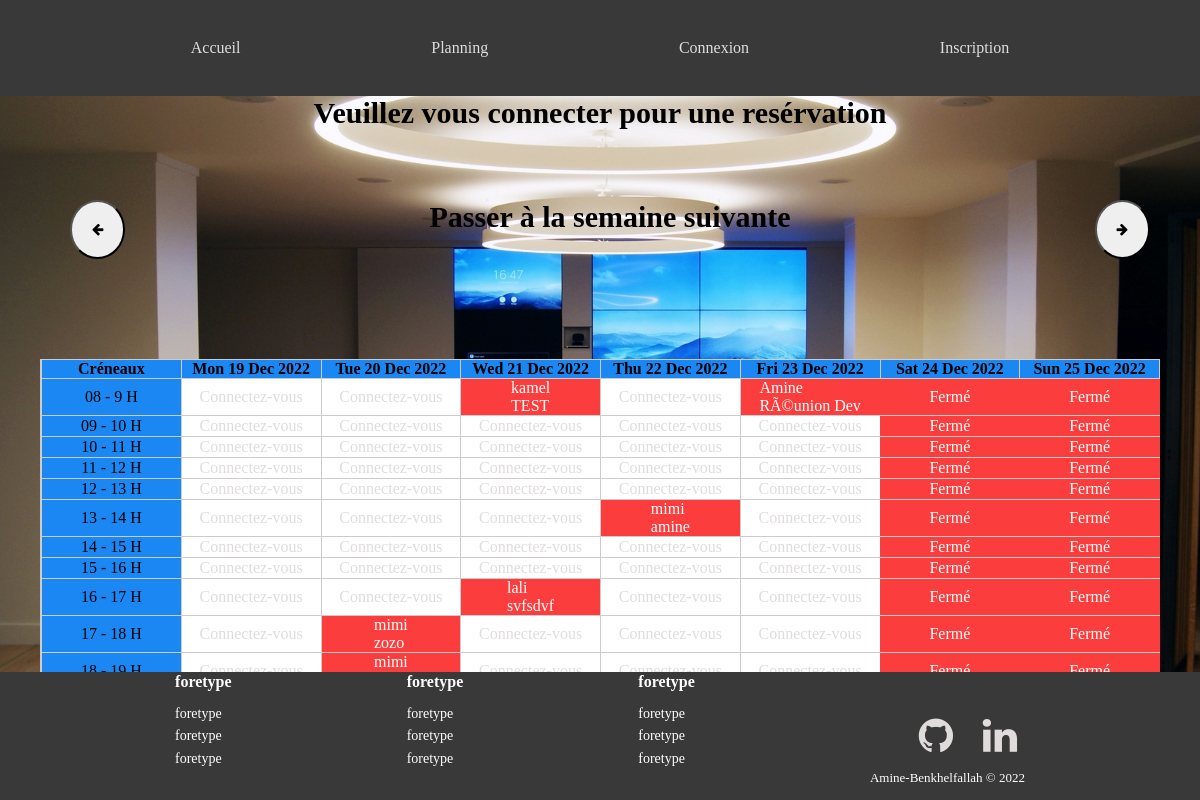
The app's page /planning.php with its own data.
### tables this page shows
CREATE TABLE IF NOT EXISTS `reservations` (
  `id` int(11) NOT NULL AUTO_INCREMENT,
  `titre` varchar(255) NOT NULL,
  `description` text NOT NULL,
  `debut` datetime NOT NULL,
  `fin` datetime NOT NULL,
  `id_utilisateur` int(11) NOT NULL,
  PRIMARY KEY (`id`)
);

CREATE TABLE IF NOT EXISTS `utilisateurs` (
  `id` int(11) NOT NULL AUTO_INCREMENT,
  `login` varchar(255) NOT NULL,
  `password` varchar(255) NOT NULL,
  PRIMARY KEY (`id`)
);

### planning-form.php (the view, shortened to what this page needs)
<?php
include 'connect.php';
$request_events = "SELECT reservations.id, reservations.titre, reservations.debut, reservations.fin, reservations.id_utilisateur, utilisateurs.id, utilisateurs.login
FROM reservations
INNER JOIN utilisateurs ON reservations.id_utilisateur = utilisateurs.id";
$query_events = $connect->query($request_events);
function jours_planning() {
$date = new DateTime("$_SESSION[date]"); new DateTimeZone("Europe/Paris");
                for($x = 0; $x < 7; $x++){
                    echo '<th>' . $date->format('D j M Y') . '</th>';
                    $date->modify("next day");
                }
}
function corps_planning($requete_events) {
    for($x = 0; $x < 11; $x++) {
        $date = new DateTime("$_SESSION[date] midnight + 8 hours + $x hours"); new DateTimeZone("Europe/Paris");
        echo '<tr>';
            echo '<td class="creneaux">' . $date->format('H') . ' - ' . ($date->format('H')+1) . ' H </td>';
                for($i = 0; $i < 7; $i++) {
                    echo '<td>';
                    $date_planning = $date->format('Y-m-d H');
                        $check = 1;
                        if($date->format('D')== 'Sat' || $date->format('D')== 'Sun') {
                            echo '<p class="closed"> Fermé</p>';
                            $check = 0;
                        }
                        for($j = 0; isset($requete_events[$j]); $j++){
                            $date_sql_debut = new DateTime($requete_events[$j][2]);
                            $date_sql_fin = new DateTime($requete_events[$j][3]);
                            $date_sql_fin -> modify('-1 hour');
                            if($date_planning >= $date_sql_debut->format('Y-m-d H') && $date_planning <= $date_sql_fin->format('Y-m-d H')) {
                                    $check = 0;
                                    if(isset($_SESSION['login'])) {
                                        echo '<a class="booked" href="reservation.php?id=' . $requete_events[$j][0] .'">';
                                        echo '<p class="booked">' . $requete_events[$j][6] . '<br>';
                                        echo $requete_events[$j][1] . '</p>';
                                        echo '</a>';
                                    }
                                    else {
                                        echo '<p class="booked">' . $requete_events[$j][6] . '<br>';
                                        echo $requete_events[$j][1] . '</p>';
                                    }
                            }
                        }
                         if($check == 1){
                            if(isset($_SESSION['login'])) {
                                $form_pre_rempli = str_split($date_planning, 10);
                                $form_date = $form_pre_rempli[0];
                                $form_heure = trim($form_pre_rempli[1]);
                                echo '<a class="bookable" href="reservation.php?date='.$form_date.'&heure='.$form_heure.'">';
                                echo '<p class="bookable"> <b> Réserver </b> </p>';
                                echo '</a>';
                            }
                            else {
                                echo '<a href="connexion.php">';
                                echo '<p class="bookable"> Connectez-vous </p>';
                                echo '</a>';
                            }
                         }
                    echo '</td>';
                    $date->modify('next day');
                }
        echo '</tr>';
    }
}
?>

### header.php (shortened to what this page needs)
<!DOCTYPE html>
<html lang="fr">
<head>
    <link rel="stylesheet" href="https://cdnjs.cloudflare.com/ajax/libs/font-awesome/4.7.0/css/font-awesome.min.css">
    <link rel="stylesheet" href="css/header.css">
</head>
<body>
    <header>
        <div class="container">
            <div class="flex">
                <?php
                    if (isset($_GET['deconnexion'])){
                        if($_GET['deconnexion']==true){
                            session_unset();
                            session_destroy();
                            header('Location: index.php');
                        }
                    }
                    else{
                        echo "<nav>
                        <ul class='a_head'>
                            <a href='index.php'>Accueil</a>
                            <a href='planning.php'>Planning</a>
                            <a href='connexion.php'>Connexion</a>
                            <a href='inscription.php'>Inscription</a>
                            </ul>";
                            echo "<div id='center'>
                            <h1>Veuillez vous connecter pour une resérvation</h1>
                            </div>";
                    }
                ?>
            </div>
        </div>
    </header>

### planning.php (shortened to what this page needs)
<?php include 'header.php' ?>
<?php include 'planning-form.php'?>
    <link href="header.css" rel = "stylesheet">
    <link rel="stylesheet" href="https://cdnjs.cloudflare.com/ajax/libs/font-awesome/4.7.0/css/font-awesome.min.css">
 <form method="get" id ="calendar">
    <button type="submit" name="previous_week" id="previous_week"> <i class="fa fa-arrow-left icon"></i> </i> </button>
    <H1>Passer à la semaine suivante</H1>
    <button type="submit" name="next_week" id="next_week"> <i class="fa fa-arrow-right icon"></i></button>
 </form>
    <table>
        <thead>
            <tr>
                <th>Créneaux</th>
                <?php jours_planning() ?>
            </tr>
        </thead>
        <tbody>
            <?php corps_planning($result_events) ?>
        </tbody>
    </table>
<?php include 'footer.php' ?>

### footer.php
<link rel="stylesheet" href="css/header.css">
<footer>
     <div class="footer">
     <div class="row">
         <div class="item">
             <h3>foretype</h3>
                 <ul>
                     <li><a href="#">foretype</a></li>
                     <li><a href="#">foretype</a></li>
                     <li><a href="#">foretype</a></li>
                 </ul>
         </div>
         <div class="item">
             <h3>foretype</h3>
             <ul>
                 <li><a href="#">foretype</a></li>
                 <li><a href="#">foretype</a></li>
                 <li><a href="#">foretype</a></li>
             </ul>
         </div>
         <div class="item">
             <h3>foretype</h3>
             <ul>
                 <li><a href="#">foretype</a></li>
                 <li><a href="#">foretype</a></li>
                 <li><a href="#">foretype</a></li>
             </ul>
         </div>
     <div class="item social">
     <a href="https://github.com/amine-benkhelfallah/reservation-salles"><i class="fa fa-github icon"></i></a>
     <a href="https://www.linkedin.com/in/amine-benkhelfallah-524a138b/"><i class="fa fa-linkedin icon"></i></a>
     <p class="copyright">Amine-Benkhelfallah © 2022</p>
     </div>
     </div>
     </div>
 </footer>

### css/header.css (style rules this page uses)
* { padding:0; margin: 0; }
.a_head { display: flex; flex-direction: row; justify-content: space-evenly; align-items: center; background-color: rgb(58, 57, 57); color: rgb(224, 220, 220); text-decoration: none; }
ul { list-style-type: none; height: 12vh; }
a { color: rgb(224, 220, 220); text-decoration: none; list-style-type:none; }
form { width: 400px; border: 1px solid #f1f1f1; background: #fff; padding: 20px; display: flex; flex-direction: column; justify-content: center; }
td { background-color: white; }
h1 { color:black; text-align: center; font-size: 30px }
#calendar { width : 90%;; display: flex; flex-direction: row; margin: 50px; justify-content:space-between; background:transparent; border: none; }
button#next_week, button#previous_week { padding: 20px; border-radius: 50%; cursor: pointer; }
body { background-image:url(img2.jpg); height: 80vh; background-attachment: fixed; background-repeat: no-repeat; background-size: cover; }
table { display: flex; flex-direction: column; border: 1px solid #ccc; margin: 40px; margin-top: 10vh; border-spacing: 0; }
th { background-color: #1b87f3; }
.creneaux { background-color:#1b87f3; }
thead { display: flex; flex-direction: column; width: 100%; justify-content: space-around; align-items: center; }
thead tr { display: flex; flex-direction: row; justify-content: space-evenly; width: 100%; border-bottom: 1px solid #ccc; }
thead th { border-left: 1px solid #ccc; display: flex; flex-direction: row; width: 100%; justify-content: space-around; align-items: center; }
tbody tr { display: flex; flex-direction: row; justify-content: space-evenly; width: 100%; border-bottom: 1px solid #ccc; }
td { display: flex; flex-direction: column; align-items: center; justify-content: center; flex-grow: 1; width: 60vw; border-left: 1px solid #ccc; }
td p.closed { margin: 0; border:1px solid #fb3d3d; background-color: #fb3d3d; }
.booked { color: white; text-decoration: none; width: 100%; height: 100%; margin: 0; display: flex; align-items: center; justify-content: center; background-color: #fb3d3d; }
.closed { color: white; text-decoration: none; width: 100%; height: 100%; margin: 0; display: flex; align-items: center; justify-content: center; background-color: #fb3d3d; }
.row { padding-top: -60px; display: flex; flex-direction: row; justify-content: space-evenly; align-items: center; background-color: rgb(58, 57, 57); color: white; text-decoration: none; height: 16vh; }
.footer { position: absolute; bottom: 0; width: 100%; }
.footer h3 { margin-top:0; margin-bottom:12px; font-weight:bold; font-size:16px; }
.footer ul { padding:0; list-style:none; line-height:1.6; font-size:14px; margin-bottom:0; }
.footer ul a { color:inherit; text-decoration:none; }
.footer .item.social { text-align:right; }
.footer .item.social > a { font-size:40px; width:50px; height:40px; line-height:40px; display:inline-block; text-align:center; margin-left:10px; margin-top:30px; }
.footer .copyright { margin-top:14px; margin-bottom:0; font-size:13px; }

### records on screen
reservations: id_utilisateur.login "kamel", titre "TEST"
reservations: id_utilisateur.login "Amine", titre "RÃ©union Dev"
reservations: id_utilisateur.login "mimi", titre "amine"
reservations: id_utilisateur.login "lali", titre "svfsdvf"
utilisateurs: login "mimi"
reservations: titre "zozo"

### other values on screen
$date->format('D j M Y') "Mon 19 Dec 2022"
$date->format('D j M Y') "Tue 20 Dec 2022"
$date->format('D j M Y') "Wed 21 Dec 2022"
$date->format('D j M Y') "Thu 22 Dec 2022"
$date->format('D j M Y') "Fri 23 Dec 2022"
$date->format('D j M Y') "Sat 24 Dec 2022"
$date->format('D j M Y') "Sun 25 Dec 2022"
$date->format('H') "08"
$date->format('H')+1 "9"
$date->format('H') "09"
$date->format('H')+1 "10"
$date->format('H') "10"
$date->format('H')+1 "11"
$date->format('H') "11"
$date->format('H')+1 "12"
